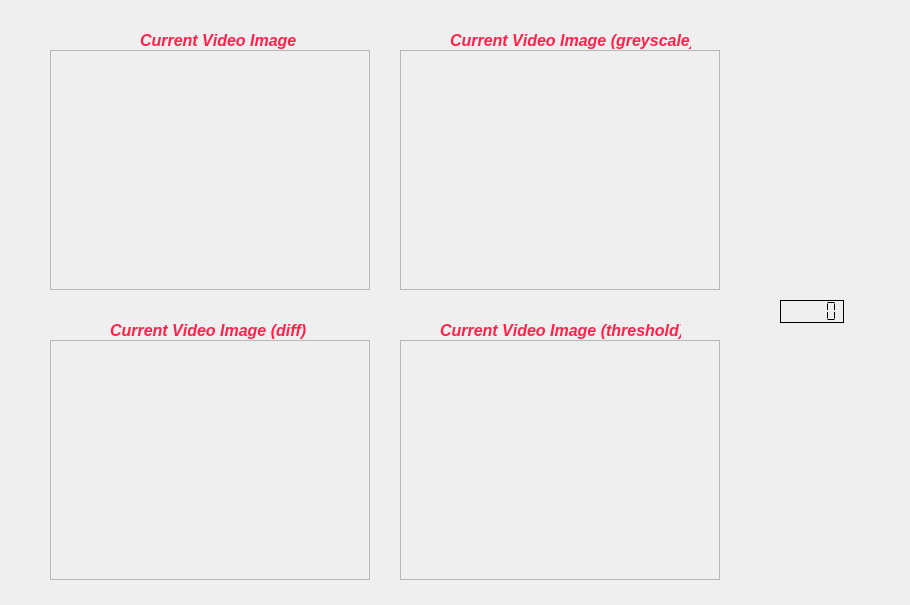
<?xml version="1.0" encoding="UTF-8"?>
<ui version="4.0">
 <class>MainWindow</class>
 <widget class="QWidget" name="MainWindow">
  <property name="enabled">
   <bool>true</bool>
  </property>
  <property name="geometry">
   <rect>
    <x>0</x>
    <y>0</y>
    <width>910</width>
    <height>605</height>
   </rect>
  </property>
  <property name="mouseTracking">
   <bool>true</bool>
  </property>
  <property name="acceptDrops">
   <bool>true</bool>
  </property>
  <property name="windowTitle">
   <string>People Counter At Classroom</string>
  </property>
  <property name="windowIcon">
   <iconset>
    <normaloff>../../../Digital_books_and_other_things/TESIS_PACO/goeiti.jpg</normaloff>../../../Digital_books_and_other_things/TESIS_PACO/goeiti.jpg</iconset>
  </property>
  <property name="windowOpacity">
   <double>1.000000000000000</double>
  </property>
  <widget class="QFrame" name="viewer_original">
   <property name="enabled">
    <bool>true</bool>
   </property>
   <property name="geometry">
    <rect>
     <x>50</x>
     <y>50</y>
     <width>320</width>
     <height>240</height>
    </rect>
   </property>
   <property name="palette">
    <palette>
     <active>
      <colorrole role="Highlight">
       <brush brushstyle="SolidPattern">
        <color alpha="255">
         <red>240</red>
         <green>29</green>
         <blue>14</blue>
        </color>
       </brush>
      </colorrole>
     </active>
     <inactive>
      <colorrole role="Highlight">
       <brush brushstyle="SolidPattern">
        <color alpha="255">
         <red>240</red>
         <green>29</green>
         <blue>14</blue>
        </color>
       </brush>
      </colorrole>
     </inactive>
     <disabled>
      <colorrole role="Highlight">
       <brush brushstyle="SolidPattern">
        <color alpha="255">
         <red>240</red>
         <green>240</green>
         <blue>240</blue>
        </color>
       </brush>
      </colorrole>
     </disabled>
    </palette>
   </property>
   <property name="frameShape">
    <enum>QFrame::StyledPanel</enum>
   </property>
   <property name="frameShadow">
    <enum>QFrame::Raised</enum>
   </property>
   <property name="lineWidth">
    <number>2</number>
   </property>
  </widget>
  <widget class="QLabel" name="Tittle">
   <property name="enabled">
    <bool>true</bool>
   </property>
   <property name="geometry">
    <rect>
     <x>140</x>
     <y>30</y>
     <width>161</width>
     <height>20</height>
    </rect>
   </property>
   <property name="palette">
    <palette>
     <active>
      <colorrole role="WindowText">
       <brush brushstyle="SolidPattern">
        <color alpha="255">
         <red>255</red>
         <green>33</green>
         <blue>73</blue>
        </color>
       </brush>
      </colorrole>
      <colorrole role="Button">
       <brush brushstyle="SolidPattern">
        <color alpha="255">
         <red>45</red>
         <green>242</green>
         <blue>35</blue>
        </color>
       </brush>
      </colorrole>
      <colorrole role="Text">
       <brush brushstyle="SolidPattern">
        <color alpha="255">
         <red>255</red>
         <green>0</green>
         <blue>0</blue>
        </color>
       </brush>
      </colorrole>
      <colorrole role="ButtonText">
       <brush brushstyle="SolidPattern">
        <color alpha="255">
         <red>0</red>
         <green>0</green>
         <blue>255</blue>
        </color>
       </brush>
      </colorrole>
     </active>
     <inactive>
      <colorrole role="WindowText">
       <brush brushstyle="SolidPattern">
        <color alpha="255">
         <red>255</red>
         <green>33</green>
         <blue>73</blue>
        </color>
       </brush>
      </colorrole>
      <colorrole role="Button">
       <brush brushstyle="SolidPattern">
        <color alpha="255">
         <red>45</red>
         <green>242</green>
         <blue>35</blue>
        </color>
       </brush>
      </colorrole>
      <colorrole role="Text">
       <brush brushstyle="SolidPattern">
        <color alpha="255">
         <red>255</red>
         <green>0</green>
         <blue>0</blue>
        </color>
       </brush>
      </colorrole>
      <colorrole role="ButtonText">
       <brush brushstyle="SolidPattern">
        <color alpha="255">
         <red>76</red>
         <green>76</green>
         <blue>76</blue>
        </color>
       </brush>
      </colorrole>
     </inactive>
     <disabled>
      <colorrole role="WindowText">
       <brush brushstyle="SolidPattern">
        <color alpha="255">
         <red>159</red>
         <green>158</green>
         <blue>158</blue>
        </color>
       </brush>
      </colorrole>
      <colorrole role="Button">
       <brush brushstyle="SolidPattern">
        <color alpha="255">
         <red>45</red>
         <green>242</green>
         <blue>35</blue>
        </color>
       </brush>
      </colorrole>
      <colorrole role="Text">
       <brush brushstyle="SolidPattern">
        <color alpha="255">
         <red>159</red>
         <green>158</green>
         <blue>158</blue>
        </color>
       </brush>
      </colorrole>
      <colorrole role="ButtonText">
       <brush brushstyle="SolidPattern">
        <color alpha="255">
         <red>159</red>
         <green>158</green>
         <blue>158</blue>
        </color>
       </brush>
      </colorrole>
     </disabled>
    </palette>
   </property>
   <property name="font">
    <font>
     <pointsize>12</pointsize>
     <weight>75</weight>
     <italic>true</italic>
     <bold>true</bold>
     <kerning>false</kerning>
    </font>
   </property>
   <property name="cursor">
    <cursorShape>PointingHandCursor</cursorShape>
   </property>
   <property name="text">
    <string>Current Video Image</string>
   </property>
  </widget>
  <widget class="QLabel" name="Tittle_2">
   <property name="enabled">
    <bool>true</bool>
   </property>
   <property name="geometry">
    <rect>
     <x>450</x>
     <y>30</y>
     <width>241</width>
     <height>20</height>
    </rect>
   </property>
   <property name="palette">
    <palette>
     <active>
      <colorrole role="WindowText">
       <brush brushstyle="SolidPattern">
        <color alpha="255">
         <red>255</red>
         <green>33</green>
         <blue>73</blue>
        </color>
       </brush>
      </colorrole>
      <colorrole role="Button">
       <brush brushstyle="SolidPattern">
        <color alpha="255">
         <red>45</red>
         <green>242</green>
         <blue>35</blue>
        </color>
       </brush>
      </colorrole>
      <colorrole role="Text">
       <brush brushstyle="SolidPattern">
        <color alpha="255">
         <red>255</red>
         <green>0</green>
         <blue>0</blue>
        </color>
       </brush>
      </colorrole>
      <colorrole role="ButtonText">
       <brush brushstyle="SolidPattern">
        <color alpha="255">
         <red>0</red>
         <green>0</green>
         <blue>255</blue>
        </color>
       </brush>
      </colorrole>
     </active>
     <inactive>
      <colorrole role="WindowText">
       <brush brushstyle="SolidPattern">
        <color alpha="255">
         <red>255</red>
         <green>33</green>
         <blue>73</blue>
        </color>
       </brush>
      </colorrole>
      <colorrole role="Button">
       <brush brushstyle="SolidPattern">
        <color alpha="255">
         <red>45</red>
         <green>242</green>
         <blue>35</blue>
        </color>
       </brush>
      </colorrole>
      <colorrole role="Text">
       <brush brushstyle="SolidPattern">
        <color alpha="255">
         <red>255</red>
         <green>0</green>
         <blue>0</blue>
        </color>
       </brush>
      </colorrole>
      <colorrole role="ButtonText">
       <brush brushstyle="SolidPattern">
        <color alpha="255">
         <red>76</red>
         <green>76</green>
         <blue>76</blue>
        </color>
       </brush>
      </colorrole>
     </inactive>
     <disabled>
      <colorrole role="WindowText">
       <brush brushstyle="SolidPattern">
        <color alpha="255">
         <red>159</red>
         <green>158</green>
         <blue>158</blue>
        </color>
       </brush>
      </colorrole>
      <colorrole role="Button">
       <brush brushstyle="SolidPattern">
        <color alpha="255">
         <red>45</red>
         <green>242</green>
         <blue>35</blue>
        </color>
       </brush>
      </colorrole>
      <colorrole role="Text">
       <brush brushstyle="SolidPattern">
        <color alpha="255">
         <red>159</red>
         <green>158</green>
         <blue>158</blue>
        </color>
       </brush>
      </colorrole>
      <colorrole role="ButtonText">
       <brush brushstyle="SolidPattern">
        <color alpha="255">
         <red>159</red>
         <green>158</green>
         <blue>158</blue>
        </color>
       </brush>
      </colorrole>
     </disabled>
    </palette>
   </property>
   <property name="font">
    <font>
     <pointsize>12</pointsize>
     <weight>75</weight>
     <italic>true</italic>
     <bold>true</bold>
     <kerning>false</kerning>
    </font>
   </property>
   <property name="cursor">
    <cursorShape>PointingHandCursor</cursorShape>
   </property>
   <property name="text">
    <string>Current Video Image (greyscale)</string>
   </property>
  </widget>
  <widget class="QLabel" name="Tittle_3">
   <property name="enabled">
    <bool>true</bool>
   </property>
   <property name="geometry">
    <rect>
     <x>110</x>
     <y>320</y>
     <width>241</width>
     <height>20</height>
    </rect>
   </property>
   <property name="palette">
    <palette>
     <active>
      <colorrole role="WindowText">
       <brush brushstyle="SolidPattern">
        <color alpha="255">
         <red>255</red>
         <green>33</green>
         <blue>73</blue>
        </color>
       </brush>
      </colorrole>
      <colorrole role="Button">
       <brush brushstyle="SolidPattern">
        <color alpha="255">
         <red>45</red>
         <green>242</green>
         <blue>35</blue>
        </color>
       </brush>
      </colorrole>
      <colorrole role="Text">
       <brush brushstyle="SolidPattern">
        <color alpha="255">
         <red>255</red>
         <green>0</green>
         <blue>0</blue>
        </color>
       </brush>
      </colorrole>
      <colorrole role="ButtonText">
       <brush brushstyle="SolidPattern">
        <color alpha="255">
         <red>0</red>
         <green>0</green>
         <blue>255</blue>
        </color>
       </brush>
      </colorrole>
     </active>
     <inactive>
      <colorrole role="WindowText">
       <brush brushstyle="SolidPattern">
        <color alpha="255">
         <red>255</red>
         <green>33</green>
         <blue>73</blue>
        </color>
       </brush>
      </colorrole>
      <colorrole role="Button">
       <brush brushstyle="SolidPattern">
        <color alpha="255">
         <red>45</red>
         <green>242</green>
         <blue>35</blue>
        </color>
       </brush>
      </colorrole>
      <colorrole role="Text">
       <brush brushstyle="SolidPattern">
        <color alpha="255">
         <red>255</red>
         <green>0</green>
         <blue>0</blue>
        </color>
       </brush>
      </colorrole>
      <colorrole role="ButtonText">
       <brush brushstyle="SolidPattern">
        <color alpha="255">
         <red>76</red>
         <green>76</green>
         <blue>76</blue>
        </color>
       </brush>
      </colorrole>
     </inactive>
     <disabled>
      <colorrole role="WindowText">
       <brush brushstyle="SolidPattern">
        <color alpha="255">
         <red>159</red>
         <green>158</green>
         <blue>158</blue>
        </color>
       </brush>
      </colorrole>
      <colorrole role="Button">
       <brush brushstyle="SolidPattern">
        <color alpha="255">
         <red>45</red>
         <green>242</green>
         <blue>35</blue>
        </color>
       </brush>
      </colorrole>
      <colorrole role="Text">
       <brush brushstyle="SolidPattern">
        <color alpha="255">
         <red>159</red>
         <green>158</green>
         <blue>158</blue>
        </color>
       </brush>
      </colorrole>
      <colorrole role="ButtonText">
       <brush brushstyle="SolidPattern">
        <color alpha="255">
         <red>159</red>
         <green>158</green>
         <blue>158</blue>
        </color>
       </brush>
      </colorrole>
     </disabled>
    </palette>
   </property>
   <property name="font">
    <font>
     <pointsize>12</pointsize>
     <weight>75</weight>
     <italic>true</italic>
     <bold>true</bold>
     <kerning>false</kerning>
    </font>
   </property>
   <property name="cursor">
    <cursorShape>PointingHandCursor</cursorShape>
   </property>
   <property name="text">
    <string>Current Video Image (diff)</string>
   </property>
  </widget>
  <widget class="QFrame" name="viewer_original_diff">
   <property name="enabled">
    <bool>true</bool>
   </property>
   <property name="geometry">
    <rect>
     <x>50</x>
     <y>340</y>
     <width>320</width>
     <height>240</height>
    </rect>
   </property>
   <property name="palette">
    <palette>
     <active>
      <colorrole role="Highlight">
       <brush brushstyle="SolidPattern">
        <color alpha="255">
         <red>240</red>
         <green>29</green>
         <blue>14</blue>
        </color>
       </brush>
      </colorrole>
     </active>
     <inactive>
      <colorrole role="Highlight">
       <brush brushstyle="SolidPattern">
        <color alpha="255">
         <red>240</red>
         <green>29</green>
         <blue>14</blue>
        </color>
       </brush>
      </colorrole>
     </inactive>
     <disabled>
      <colorrole role="Highlight">
       <brush brushstyle="SolidPattern">
        <color alpha="255">
         <red>240</red>
         <green>240</green>
         <blue>240</blue>
        </color>
       </brush>
      </colorrole>
     </disabled>
    </palette>
   </property>
   <property name="frameShape">
    <enum>QFrame::StyledPanel</enum>
   </property>
   <property name="frameShadow">
    <enum>QFrame::Raised</enum>
   </property>
   <property name="lineWidth">
    <number>2</number>
   </property>
  </widget>
  <widget class="QLabel" name="Tittle_4">
   <property name="enabled">
    <bool>true</bool>
   </property>
   <property name="geometry">
    <rect>
     <x>440</x>
     <y>320</y>
     <width>241</width>
     <height>20</height>
    </rect>
   </property>
   <property name="palette">
    <palette>
     <active>
      <colorrole role="WindowText">
       <brush brushstyle="SolidPattern">
        <color alpha="255">
         <red>255</red>
         <green>33</green>
         <blue>73</blue>
        </color>
       </brush>
      </colorrole>
      <colorrole role="Button">
       <brush brushstyle="SolidPattern">
        <color alpha="255">
         <red>45</red>
         <green>242</green>
         <blue>35</blue>
        </color>
       </brush>
      </colorrole>
      <colorrole role="Text">
       <brush brushstyle="SolidPattern">
        <color alpha="255">
         <red>255</red>
         <green>0</green>
         <blue>0</blue>
        </color>
       </brush>
      </colorrole>
      <colorrole role="ButtonText">
       <brush brushstyle="SolidPattern">
        <color alpha="255">
         <red>0</red>
         <green>0</green>
         <blue>255</blue>
        </color>
       </brush>
      </colorrole>
     </active>
     <inactive>
      <colorrole role="WindowText">
       <brush brushstyle="SolidPattern">
        <color alpha="255">
         <red>255</red>
         <green>33</green>
         <blue>73</blue>
        </color>
       </brush>
      </colorrole>
      <colorrole role="Button">
       <brush brushstyle="SolidPattern">
        <color alpha="255">
         <red>45</red>
         <green>242</green>
         <blue>35</blue>
        </color>
       </brush>
      </colorrole>
      <colorrole role="Text">
       <brush brushstyle="SolidPattern">
        <color alpha="255">
         <red>255</red>
         <green>0</green>
         <blue>0</blue>
        </color>
       </brush>
      </colorrole>
      <colorrole role="ButtonText">
       <brush brushstyle="SolidPattern">
        <color alpha="255">
         <red>76</red>
         <green>76</green>
         <blue>76</blue>
        </color>
       </brush>
      </colorrole>
     </inactive>
     <disabled>
      <colorrole role="WindowText">
       <brush brushstyle="SolidPattern">
        <color alpha="255">
         <red>159</red>
         <green>158</green>
         <blue>158</blue>
        </color>
       </brush>
      </colorrole>
      <colorrole role="Button">
       <brush brushstyle="SolidPattern">
        <color alpha="255">
         <red>45</red>
         <green>242</green>
         <blue>35</blue>
        </color>
       </brush>
      </colorrole>
      <colorrole role="Text">
       <brush brushstyle="SolidPattern">
        <color alpha="255">
         <red>159</red>
         <green>158</green>
         <blue>158</blue>
        </color>
       </brush>
      </colorrole>
      <colorrole role="ButtonText">
       <brush brushstyle="SolidPattern">
        <color alpha="255">
         <red>159</red>
         <green>158</green>
         <blue>158</blue>
        </color>
       </brush>
      </colorrole>
     </disabled>
    </palette>
   </property>
   <property name="font">
    <font>
     <pointsize>12</pointsize>
     <weight>75</weight>
     <italic>true</italic>
     <bold>true</bold>
     <kerning>false</kerning>
    </font>
   </property>
   <property name="cursor">
    <cursorShape>PointingHandCursor</cursorShape>
   </property>
   <property name="text">
    <string>Current Video Image (threshold)</string>
   </property>
  </widget>
  <widget class="QFrame" name="viewer_original_threshold">
   <property name="enabled">
    <bool>true</bool>
   </property>
   <property name="geometry">
    <rect>
     <x>400</x>
     <y>340</y>
     <width>320</width>
     <height>240</height>
    </rect>
   </property>
   <property name="palette">
    <palette>
     <active>
      <colorrole role="Highlight">
       <brush brushstyle="SolidPattern">
        <color alpha="255">
         <red>240</red>
         <green>29</green>
         <blue>14</blue>
        </color>
       </brush>
      </colorrole>
     </active>
     <inactive>
      <colorrole role="Highlight">
       <brush brushstyle="SolidPattern">
        <color alpha="255">
         <red>240</red>
         <green>29</green>
         <blue>14</blue>
        </color>
       </brush>
      </colorrole>
     </inactive>
     <disabled>
      <colorrole role="Highlight">
       <brush brushstyle="SolidPattern">
        <color alpha="255">
         <red>240</red>
         <green>240</green>
         <blue>240</blue>
        </color>
       </brush>
      </colorrole>
     </disabled>
    </palette>
   </property>
   <property name="frameShape">
    <enum>QFrame::StyledPanel</enum>
   </property>
   <property name="frameShadow">
    <enum>QFrame::Raised</enum>
   </property>
   <property name="lineWidth">
    <number>2</number>
   </property>
  </widget>
  <widget class="QFrame" name="viewer_original_grey">
   <property name="geometry">
    <rect>
     <x>400</x>
     <y>50</y>
     <width>320</width>
     <height>240</height>
    </rect>
   </property>
   <property name="frameShape">
    <enum>QFrame::StyledPanel</enum>
   </property>
   <property name="frameShadow">
    <enum>QFrame::Raised</enum>
   </property>
  </widget>
  <widget class="QLCDNumber" name="lcdNumber">
   <property name="geometry">
    <rect>
     <x>780</x>
     <y>300</y>
     <width>64</width>
     <height>23</height>
    </rect>
   </property>
   <property name="frameShadow">
    <enum>QFrame::Plain</enum>
   </property>
   <property name="segmentStyle">
    <enum>QLCDNumber::Flat</enum>
   </property>
  </widget>
 </widget>
 <resources/>
 <connections/>
</ui>
